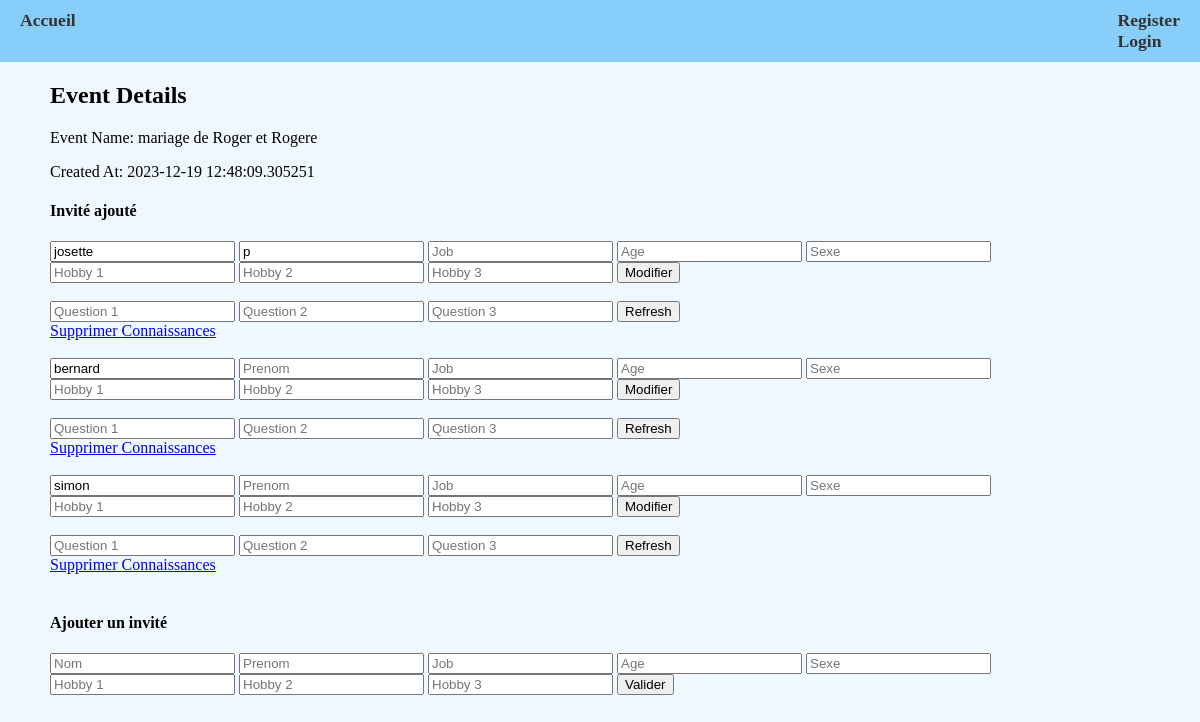
The page /event_details/2 on the database its author committed.
### FlaskAppMU/model.py (models this page shows)
class Event(db.Model):
    id = db.Column(db.Integer, primary_key=True)
    eventname = db.Column(db.String(50), nullable=False)
    number_questions_person = db.Column(db.Integer, default=3)
    created_at = db.Column(db.DateTime, nullable=False, default=datetime.now)
    id_account = db.Column(db.Integer, db.ForeignKey('account.id'), nullable=False)

class Guest(db.Model):
    id = db.Column(db.Integer, primary_key=True)
    fname = db.Column(db.String(50), nullable=False)
    lname = db.Column(db.String(50), nullable=False)
    job = db.Column(db.String(50))
    age = db.Column(db.Integer)
    sex = db.Column(db.Integer)
    hobby_1 = db.Column(db.String(255))
    hobby_2 = db.Column(db.String(255))
    hobby_3 = db.Column(db.String(255))
    questions = db.Column(db.Text)
    created_at = db.Column(db.DateTime, nullable=False, default=datetime.now)
    id_event = db.Column(db.Integer, db.ForeignKey('event.id'), nullable=False)

### FlaskAppMU/app.py (the view)
@app.route("/event_details/<int:event_id>", methods=["POST", "GET"])
def event_details(event_id):
    event = Event.query.get(event_id)
    guests = Guest.query.filter_by(id_event=event_id).all()
    return render_template("event_details.html", event=event, guests=guests)

### FlaskAppMU/templates/event_details.html
{% extends "base.html"%}
{% block content %}
<h2>Event Details</h2>
<p>Event Name: {{ event.eventname }}</p>
<p>Created At: {{ event.created_at }}</p>
<h4>Invité ajouté</h4>
{% if guests %}
{% for guest in guests %}
<div id="guest">
    <form action="{{url_for('update_guest',event_id=event.id, guest_id=guest.id)}}" method="post">
        <input type="text" name="fname" placeholder="Nom" value="{{guest.fname}}">
        <input type="text" name="lname" placeholder="Prenom" value="{{guest.lname}}">
        <input type="text" name="job" placeholder="Job" value="{{guest.job}}">
        <input type="text" name="age" placeholder="Age" value="{{guest.age}}">
        <input type="text" name="sex" placeholder="Sexe" value="{{guest.sex}}">
        <input type="text" name="hobby_1" placeholder="Hobby 1" value="{{guest.hobby_1}}">
        <input type="text" name="hobby_2" placeholder="Hobby 2" value="{{guest.hobby_2}}">
        <input type="text" name="hobby_3" placeholder="Hobby 3" value="{{guest.hobby_3}}">
        <input type="submit" value="Modifier">
    </form>
    <br>
    <form action="">
        <div class="questionInputs">
            <input type="text" name="question1" placeholder="Question 1">
            <input type="text" name="question2" placeholder="Question 2">
            <input type="text" name="question3" placeholder="Question 3">
            <input type="submit" value="Refresh">
        </div>
    </form>
    <a href="{{ url_for('delete_guest', event_id=event.id, guest_id=guest.id) }}">Supprimer </a>
    <a href="{{ url_for('guest_friends', event_id=event.id, guest_id=guest.id) }}">Connaissances </a>
    <br>   <br>
</div>
{% endfor %}
{% else %}
<p style="font-size: 16px; text-align: center;">Vous n'avez encore aucun d'invité</p>
{% endif %}
<h4>Ajouter un invité</h4>
<form action="{{url_for('creat_guest',event_id=event.id)}}" method="post">
    <input type="text" name="fname" placeholder="Nom">
    <input type="text" name="lname" placeholder="Prenom">
    <input type="text" name="job" placeholder="Job">
    <input type="text" name="age" placeholder="Age">
    <input type="text" name="sex" placeholder="Sexe">
    <input type="text" name="hobby_1" placeholder="Hobby 1">
    <input type="text" name="hobby_2" placeholder="Hobby 2">
    <input type="text" name="hobby_3" placeholder="Hobby 3">
    <input type="submit" value="Valider">
</form>
{% endblock%}

### FlaskAppMU/static/css/style.css (style rules this page uses)
body { background-color:aliceblue; margin: 0; }

### rows shown on the page
Event: eventname "mariage de Roger et Rogere", created_at "2023-12-19 12:48:09.305251"
Guest: fname "josette", lname "p"
Guest: fname "bernard"
Guest: fname "simon"
